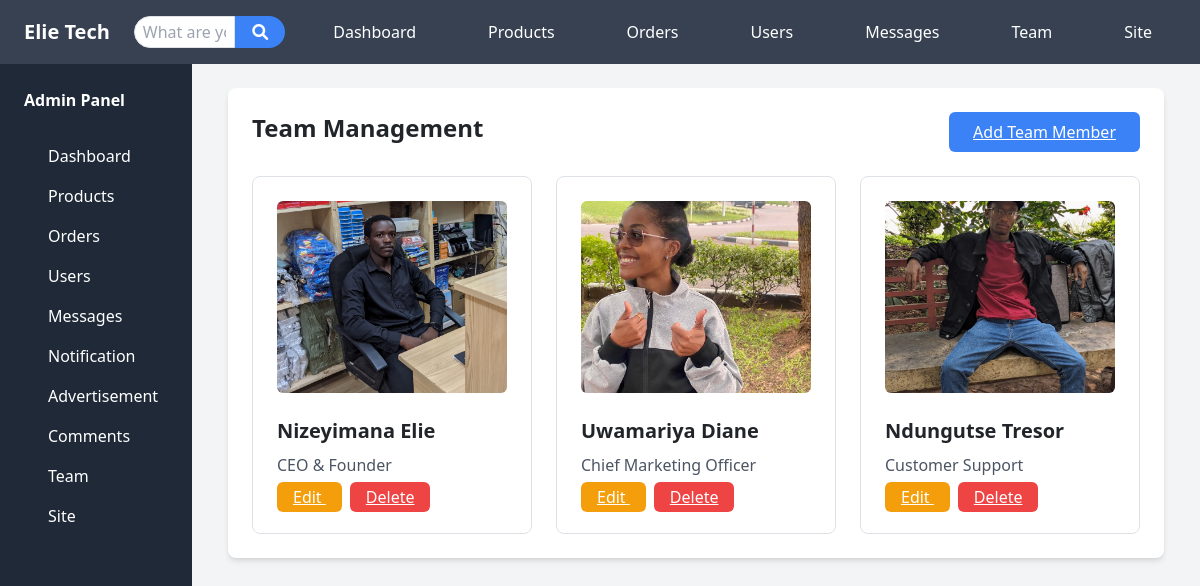
The app's page /admin-panel/team/ (signed in) with its own data.
### store/models.py (models this page shows, shortened)
class TeamMember(models.Model):
    ROLE_CHOICES = [
        ('CEO', 'CEO & Founder'),
        ('CTO', 'Chief Technology Officer'),
        ('CMO', 'Chief Marketing Officer'),
        ('DEV', 'Software Developer'),
        ('DESIGNER', 'UI/UX Designer'),
        ('SUPPORT', 'Customer Support'),
        ('agent', 'Agent'),
        ('MARKETING', 'Marketing Specialist'),
        ('HR', 'Human Resource Manager'),
        ('FINANCE', 'Finance Manager'),
        ('OTHER', 'Other'),
    ]
    name = models.CharField(max_length=100)
    role = models.CharField(max_length=20, choices=ROLE_CHOICES, default='DEV')
    image = models.ImageField(upload_to='team_images/')

### store/views.py (the view)
# urls.py: path('admin-panel/team/', views.admin_team, name='admin_team'),
@staff_member_required
def admin_team(request):
    team = TeamMember.objects.all()
    return render(request, 'admin/team.html', {'team': team})

### store/context_processors.py (called while the page is built)
def unread_message_count(request):
    unread_count = 0
    if request.user.is_authenticated:
        unread_count = Message.objects.filter(
            recipient=request.user,  # <-- Fix here
            is_read=False
        ).count()
    return {'unread_message_count': unread_count}

### templates/admin/team.html
{% extends 'admin/base.html' %}
{% load humanize %}
{% block content %}
<div class="bg-white rounded-lg shadow-md p-6">
    <div class="flex justify-between items-center mb-4">
        <h2 class="text-2xl font-bold">Team Management</h2>
        <a href="{% url 'admin_add_team' %}"
           class="bg-blue-500 text-white px-4 py-2 rounded hover:bg-blue-600">
            Add Team Member
        </a>
    </div>
    <div class="grid grid-cols-1 md:grid-cols-3 gap-4">
        {% for member in team %}
        <div class="border rounded-lg p-4">
            <img src="{{ member.image.url }}"
                 class="w-full h-48 object-cover rounded mb-4"
                 alt="{{ member.name }}">
            <h3 class="text-xl font-bold">{{ member.name }}</h3>
            <p class="text-gray-600 mb-2">{{ member.get_role_display }}</p>
            <div class="space-x-2">
                <a href="{% url 'admin_edit_team' member.id %}"
                   class="bg-yellow-500 text-white px-3 py-1 rounded hover:bg-yellow-600">
                    Edit
                </a>
                <a href="{% url 'admin_delete_team' member.id %}"
                   class="bg-red-500 text-white px-3 py-1 rounded hover:bg-red-600">
                    Delete
                </a>
            </div>
        </div>
        {% endfor %}
    </div>
</div>
{% endblock %}

### records on screen
TeamMember: image (picture), name "Nizeyimana Elie", role "CEO & Founder"
TeamMember: image (picture), name "Uwamariya Diane", role "Chief Marketing Officer"
TeamMember: image (picture), name "Ndungutse Tresor", role "Customer Support"
